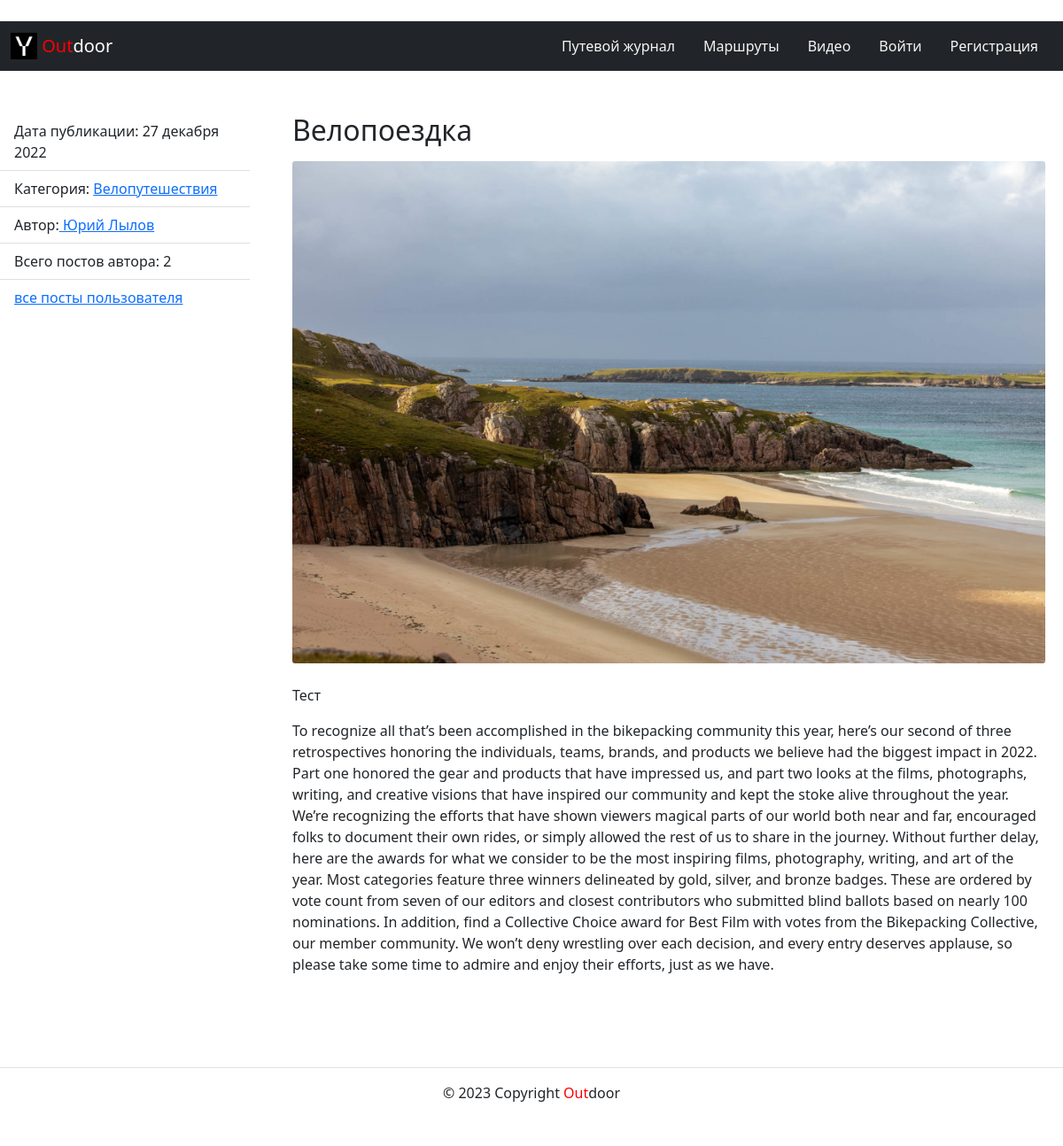
The app's page /posts/1/ with its own data.
### posts/models.py (models this page shows, shortened)
class Post(models.Model):
    title = models.CharField(
        max_length=255,
        verbose_name='Заголовок'
    )
    text = HTMLField(
        'Текст',
        help_text='Введите текст поста'
    )
    pub_date = models.DateTimeField(auto_now_add=True)
    author = models.ForeignKey(
        User,
        on_delete=models.CASCADE,
        related_name='posts',
        verbose_name='Автор',
        help_text='Автор поста'
    )
    category = models.ForeignKey(
        Category,
        related_name='posts',
        on_delete=models.CASCADE,
        help_text='Выберите категорию',
        verbose_name='Категория',
    )
    photo = models.ImageField(
        'Изображение',
        upload_to="images/%Y/%m/%d/",
        help_text='Добавьте изображение к посту',
    )
    is_published = models.BooleanField(
        blank=False,
        verbose_name='Публикация',
        default=False,
        help_text='Опубликовать или оставить в черновике?',
        )
    class Meta:
        ordering = ('-pub_date',)
    def get_absolute_url(self):
        return reverse("posts:post_detail", kwargs={"pk": self.pk})

class Category(models.Model):
    title = models.CharField(
        'Заголовок',
        max_length=100,
        help_text='Название категории'
    )
    slug = models.SlugField(
        'Адрес для страницы c категорией',
        max_length=50,
        unique=True,
        blank=True,
        help_text=(
            'Укажите уникальный адрес для страницы задачи. Используйте только '
            'латиницу, цифры, дефисы и знаки подчёркивания'
        )
    )
    description = models.TextField(
        'Описание',
        help_text='Опишите категорию'
    )
    def __str__(self) -> str:
        return self.title

### users/models.py (models this page shows, shortened)
class User(AbstractUser):
    username = models.CharField(
        unique=True,
        max_length=150,
        verbose_name='Ник пользователя',
        db_index=True,
    )
    email = models.EmailField(
        max_length=254,
        verbose_name='email',
        unique=True,
    )
    first_name = models.CharField(
        max_length=150,
        verbose_name='Имя пользователя',
        blank=True,
    )
    last_name = models.CharField(
        max_length=150,
        verbose_name='Фамилия пользователя',
        blank=True,
    )
    image = models.ImageField(
        'Фото профиля',
        default='default/User.png',
        upload_to="profiles/%Y/%m/%d/",
        help_text='Добавьте изображение к профилю',
        null=True,
        blank=True,
    )
    description = models.TextField(
        'О себе',
        blank=True,
        max_length=500
    )
    class Meta:
        verbose_name = 'Пользователи'
        verbose_name_plural = 'Пользователи'
        ordering = ['-date_joined']

### posts/views.py (the view)
# urls.py: path('posts/<int:pk>/', ShowPost.as_view(), name='post_detail'),
class ShowPost(DetailView):
    model = Post
    template_name = 'posts/post_detail.html'
    pk_url_kwarg = 'pk'
    context_object_name = 'post'
    def get_context_data(self, *, object_list=None, **kwargs):
        context = super().get_context_data(**kwargs)
        context['title'] = context['post']
        context['count'] = Post.objects.filter(author__id=self.kwargs['pk']).count()
        return context

### core/context_processors/year.py (called while the page is built)
def year(request):
    return {
        'year': timezone.now().year
    }

### templates/posts/post_detail.html (shortened to what this page needs)
{% extends 'base.html' %}
{% load thumbnail %}
{% block content %}
<div class="row">
    <aside class="col-12 col-md-3 container py-5">
      <ul class="list-group list-group-flush">
        <li class="list-group-item">
          Дата публикации: {{ post.pub_date|date:"d E Y"}}
        </li>
        {% if post.category %}
          <li class="list-group-item">Категория:
            <a href="{% url 'posts:category' post.category.slug %}">
             {{ post.category }}
            </a>
          </li>
          {% endif %}
          <li class="list-group-item">
            Автор:<a href="{% url 'posts:profile' post.author.username %}">
                   {{ post.author.get_full_name }}
                  </a>
          </li>
          <li class="list-group-item d-flex justify-content-between align-items-center">
            Всего постов автора: {{ count }}
          </li>
        <li class="list-group-item">
          <a href="{% url 'posts:profile_posts' user %}">
            все посты пользователя
          </a>
        </li>
      </ul>
    </aside>
    <article class="col-12 col-md-9 pe-2">
      <div class="container py-5">
        <p class="h2">{{ post.title }}</p>
        <div>
          {% thumbnail post.photo "1920x1080" crop="center" upscale=True as im %}
            <a href="{{ post.get_absolute_url }}"><img class="card-img my-2" src="{{ im.url }}"></a>
          {% endthumbnail %}
        </div>
        <p>{{ post.text|safe }}</p>
      </div>
    </article>
  </div>
{% endblock %}

### posts/static/css/main.css (style rules this page uses)
html, body { height: 100%; width: auto; }

### records on screen
Post: pub_date "27 декабря 2022", category "Велопутешествия", author.get_full_name "Юрий Лылов", title "Велопоездка", text "Тест To recognize all that’s been accomplished in the bikepacking community this year, here’s our second of three retrospectives honoring the individuals, teams, brands, and products we believe had the biggest impact in 2022. Part one honored the gear and products that have impressed us, and part two looks at the films, photographs, writing, and creative visions that have inspired our community and kept the stoke alive throughout the year. We’re recognizing the efforts that have shown viewers magical parts of our world both near and far, encouraged folks to document their own rides, or simply allowed the rest of us to share in the journey. Without further delay, here are the awards for what…"

### other values on screen
{{ count }} "2"
